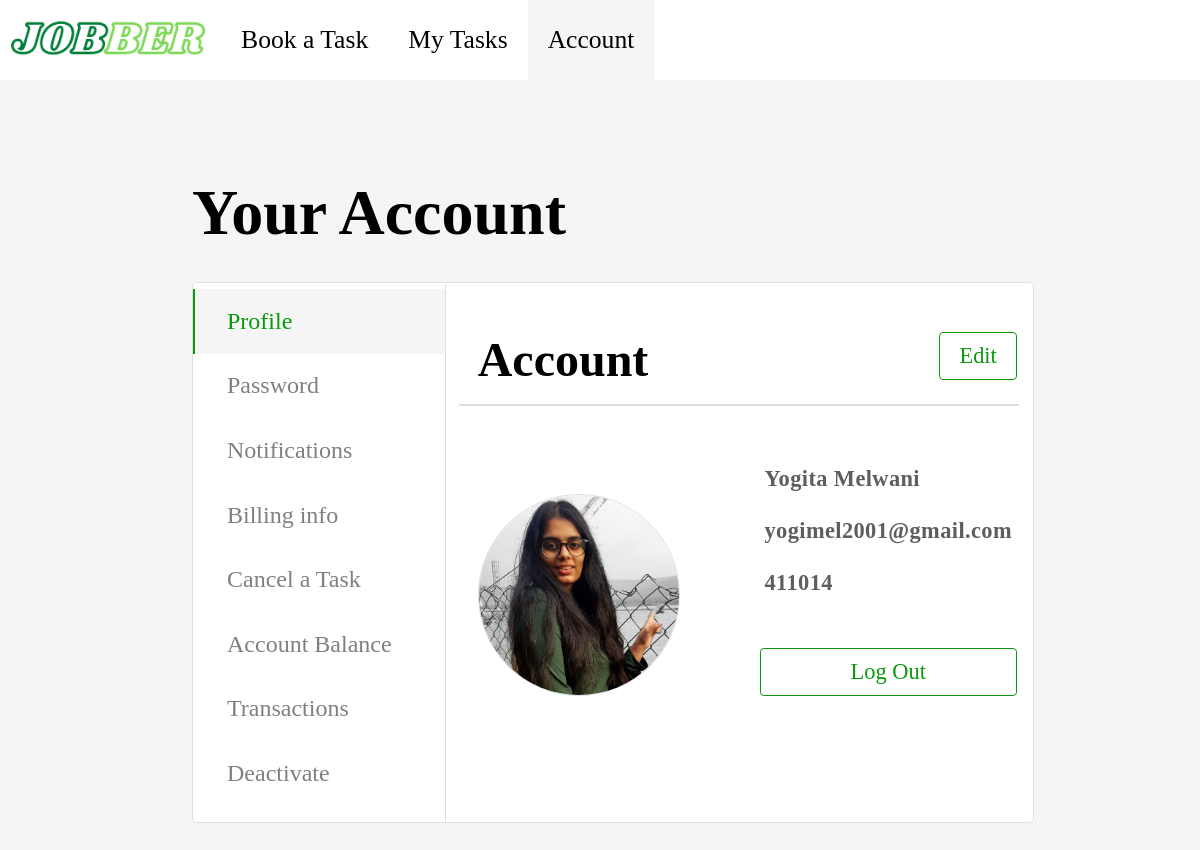
The app's page /account/profile.php (signed in) with its own data.
### tables this page shows
CREATE TABLE `customer` (
  `id` int(5) NOT NULL AUTO_INCREMENT,
  `fname` varchar(50) NOT NULL,
  `lname` varchar(50) NOT NULL,
  `email` varchar(50) NOT NULL,
  `password` varchar(255) NOT NULL,
  `city` varchar(50) NOT NULL,
  `pincode` varchar(15) NOT NULL,
  `ph_code` varchar(20) NOT NULL,
  `phone` varchar(15) NOT NULL,
  `image` varchar(50) NOT NULL,
  `card_no` varchar(50) NOT NULL,
  `card_date` varchar(10) NOT NULL,
  `date` datetime NOT NULL,
  PRIMARY KEY (`id`)
);

### account/profile.php (the view, shortened to what this page needs)
<?php
                require('..\connection.php');
                $email=$_SESSION['email'];
                $chk=mysqli_query($con,"select * from customer where email='$email';");
                $row=mysqli_fetch_array($chk);
            ?>
<!DOCTYPE html>
<html>
    <head>
        <link rel="stylesheet" href="../style.css">
        <link rel="stylesheet" href="astyle.css">
        <link rel="stylesheet" href="profile.css">
    </head>
    <body>
        <div class="topnav">
        <a class="image" href="../home.php" ><img src="..\images\logo.png" height=50px></a>
            <a href="../book task.php">Book a Task</a>
            <a href="../my task.php">My Tasks</a>
            <a class="active" href="profile.php">Account</a>
        </div>
        <div class="heading">
            Your Account
        </div>
        <div class="container">
            <div class="lists">
                <ul>
                    <li><span class="active"><a  href="profile.php">Profile</a></span></li>
                    <li><span><a href="password.php">Password</a></span></li>
                    <li><span><a href="notification.php">Notifications</a></span></li>
                    <li><span><a href="billing.php">Billing info</a></span></li>
                    <li><span><a href="cancel.php">Cancel a Task</a></span></li>
                    <li><span><a href="balance.php">Account Balance</a></span></li>
                    <li><span><a href="transaction.php">Transactions</a></span></li>
                    <li><span><a href="deactivate.php">Deactivate</a></span></li>
                </ul>
            </div>
            <div class="content">
                <div class="head">
                    <div class="content_heading">Account</div>
                    <div> <a class=" btn button1" href="edit.php">Edit</a> </div>
                </div>
                <hr width="95%" style="border: 1px solid #dce0e6;">
                <div class="info">
                    <div class="img"><img src="../images/<?php echo $row['image'] ?>"></div>
                    <div class="details">
                        <span><?php echo $row['fname']. " ". $row['lname']; ?></span>
                        <span><?php echo $row['email']; ?></span>
                        <span><?php echo $row['pincode']; ?></span>
                        <div> <a class="btn button1" href="../logout.php">Log Out</a> </div>
                    </div>
                </div>
            </div>
        </div>
    </body>
</html>

### style.css (style rules this page uses)
* { font-family: 'Times New Roman'; }
body { background-color: whitesmoke; margin:0; }
.topnav { background-color: white; overflow: hidden; }
.topnav a { float: left; color: black; text-align:center; padding: 25px 20px; text-decoration: none; font-size: 1.6rem; height: 30px; }
.topnav a.active { background-color: whitesmoke; color:black; }
.topnav a.image { margin-top:12px; margin-left: 5px; margin-right: 10px; padding:0; }

### account/astyle.css (style rules this page uses)
.heading { font-size: 4rem; font-weight: 800; margin: 6rem 0 2rem 12rem; }
.container { display:flex; flex-direction: row; align-items: left; justify-content: left; background-color: white; width: 70%; height:50%; margin-left: 12rem; margin-bottom: 10rem; border: 1px solid #dce0e6; border-radius: 5px; padding-top: 1px; }
.lists { width:30%; border-right: 1px solid #dce0e6; }
ul { display: block; list-style-type: none; margin-block-start: 5px; margin-block-end: 1em; margin-inline-start: 0px; margin-inline-end: 0px; padding-inline-start: 0px; }
li { display:block; font-weight: 500; font-size: 1.5rem; line-height: 39px; margin-bottom: 0; padding-left: 0px; }
li > span { display:block; }
li > .active { background-color: rgb(10, 153, 10); }
li > span > a { display:block; margin-left:2px; padding:0.8rem 2rem; line-height: 39px; background-color: white; text-decoration:none; color:grey; }
li > .active > a { background-color: whitesmoke; color:rgb(10, 153, 10); }
.content { width:70% }
.head { display:flex; flex-direction: row; justify-content:space-between ; }
.content_heading { font-size: 3rem; font-weight: 600; margin: 3rem 1rem 0.5rem 2rem; }

### account/profile.css (style rules this page uses)
.btn { display: block; text-align: center; border:none; padding: .375rem 1.2rem; line-height: 1.5; border-radius: .25rem; margin: 3rem 1rem 1rem 1rem; transition-duration: 0.4s; }
.button1 { text-decoration: none; color:rgb(10, 153, 10); background-color: white; font-size: 1.4rem; font-weight: 400; border: 1px solid rgb(10, 153, 10); }
.info { display:flex; flex-direction: row; }
.img > img { margin:5rem 2rem; width:200px; height:200px; border-radius: 500px; border:1px solid #dce0e6; }
.details { margin-top: 2rem; margin-left: 2rem; }
.info >div>span { display:block; padding:0.3rem; margin: 1rem; font-size: 1.4rem; font-weight: 600; color: rgb(94, 94, 94); letter-spacing: 0.4px; }

### records on screen
customer: image (picture), fname "Yogita", lname "Melwani", email "yogimel2001@gmail.com", pincode "411014"
